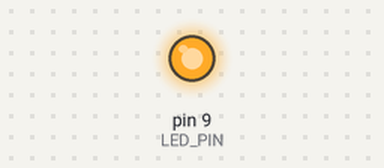
This sketch was run on a simulated Arduino Uno, built with avr-gcc and run on an emulated ATmega328P. On the bench: output pins drawn as LEDs (lit = HIGH).

Above: at 1.5 s.
At 8.0 s:
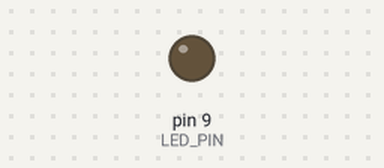
Timing chart, 0 to 16.9 s (numbered marks = the images above):
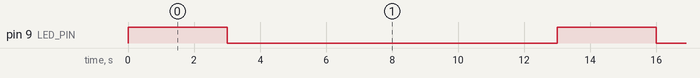

Measured:
- by itself, pin 9 (LED_PIN): alternates HIGH for 3.0 s and LOW for 10.0 s

The sketch:

exersise_4.ino
```cpp
#define LED_PIN 9  // Use Arduino pin 9

void setup() {
  pinMode(LED_PIN, OUTPUT);  // Set pin 9 as output
}

void loop() {
  digitalWrite(LED_PIN, HIGH);  // Turn LED ON
  delay(3000);                   // 3 seconds

  digitalWrite(LED_PIN, LOW);   // Turn LED OFF
  delay(10000);                  // 10 seconds
}
```
